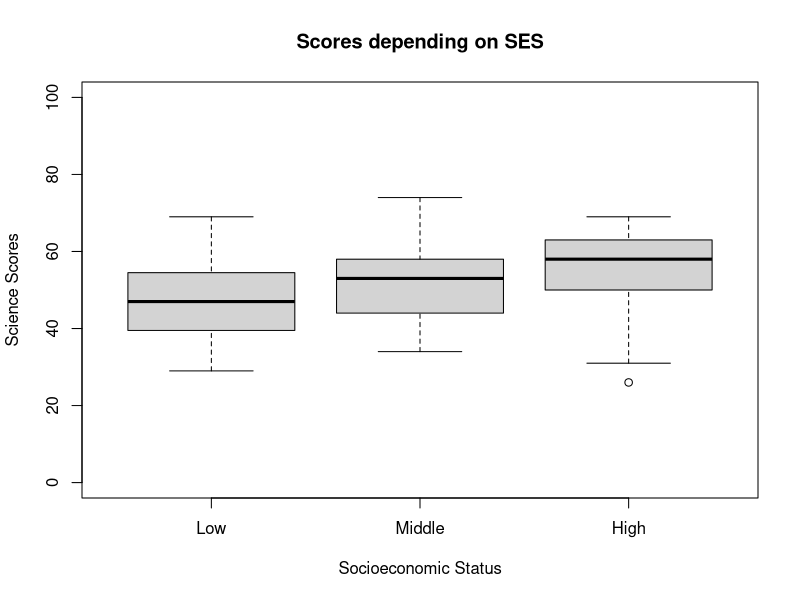

Here is the R script that generated this plot: (Note: this script raises an error after producing the figure.)
## ---- chunk 1
# Clear the environment
rm(list = ls())

# Load the libraries
library(here)

# Load data
data <- read.csv(here("Data", "hsb2.csv"))
## ---- chunk 2
# ses ordinal  (1=low 2=middle 3=high)  
data$ses <- factor(data$ses,
                   labels = c("Low",
                              "Middle",
                              "High"))

# Obtain boxplots.

boxplot(data$science ~ data$ses,
        ylim = c(0, 100),
        xlab = "Socioeconomic Status",
        ylab = "Science Scores",
        main = "Scores depending on SES")

## ---- chunk 3
tapply(data$science, data$ses, summary)
tapply(data$science, data$ses, sd)
## ---- chunk 4
std_residual <- rstandard(model)
qqnorm(std_residual)
qqline(std_residual)
## ---- chunk 5
table(data$ses)
## ---- chunk 6
plot(model$fitted.values, model$residuals,
     xlab = "Fitted Values",
     ylab = "Residuals",
     main = "Plot of Residuals vs. Fit")

abline(0,0)
## ---- chunk 7
aov.model <- aov(data$science ~ data$ses)
aov.model
summary(aov.model)
## ---- chunk 8
## Checking dummies variables
# model <- lm(data$science ~ data$ses)
# summary(model)
# anova(model)
## ---- chunk 9
t.test(science ~ ses,
           data = data,
           subset = (ses == "Low" | ses == "Middle"))

t.test(science ~ ses,
           data = data,
           subset = (ses == "Middle" | ses == "High"))

t.test(science ~ ses,
           data = data,
           subset = (ses == "Low" | ses == "High"))
